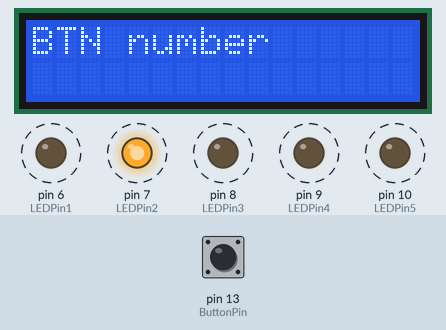
Simulated run of this sketch. Board: Arduino Uno, built with avr-gcc and run on an emulated ATmega328P. Parts: 16×2 character LCD, output pins drawn as LEDs (lit = HIGH). Dashed ring = blinking. The inputs (shaded band) are chosen by the test bench; at power-on: pin 13 (ButtonPin) HIGH.

Above: at 1.26 s.
1.3 s: pin 13 (ButtonPin) pulled LOW for 0.15 s
At 1.38 s:
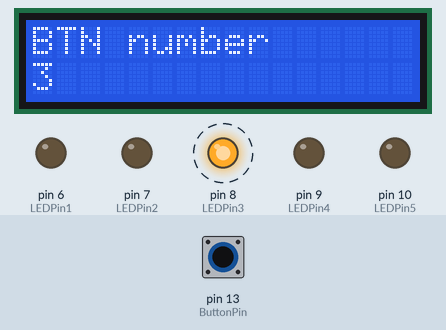
2.0 s: pin 13 (ButtonPin) pulled LOW for 1 s
At 2.17 s:
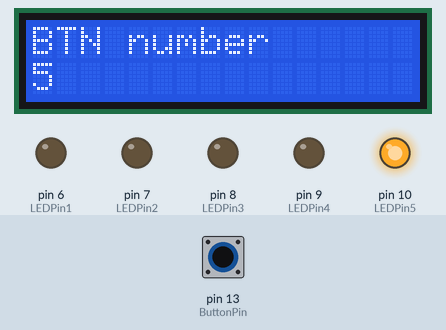
At 2.72 s:
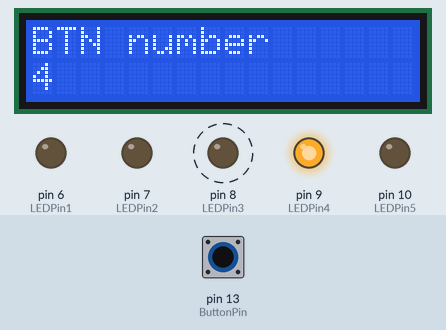
Timing chart, 0 to 9.6 s (numbered marks = the images above; inputs shaded):
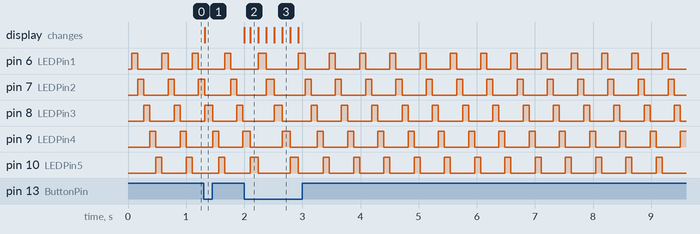

Measured:
- after the input at 1.3 s, the display: changes at once (image 1)
- after the input at 2.0 s, the display: first changes at once (image 2 shows a later state)
- by itself, pin 8 (LEDPin3): alternates HIGH for 0.10 s and LOW for 0.42 s
- by itself, pin 9 (LEDPin4): repeats every 0.60 s: HIGH 0.14 s, LOW 0.47 s

The sketch:

EX12.b.ino
```cpp
#include <LiquidCrystal.h>

const int rs = 12, en = 11, d4 = 5, d5 = 4, d6 = 3, d7 = 2;
LiquidCrystal lcd(rs, en, d4, d5, d6, d7);
int prevstate = 0;
int BTNstate = 0;
int i = 1;


int count=1;

//led pins used
int LEDPin1=6;
int LEDPin2=7;
int LEDPin3=8;
int LEDPin4=9;
int LEDPin5=10;

//button pin used
int ButtonPin=13;

void setup() {
  // set up the LCD's number of columns and rows:
  lcd.begin(16, 2);
  // Print a message to the LCD.
  lcd.print("BTN number");
  Serial.begin(115200);// enable serial monitor

  pinMode(LEDPin1, OUTPUT);//setup led pins
  pinMode(LEDPin2, OUTPUT);//setup led pins
  pinMode(LEDPin3, OUTPUT);//setup led pins
  pinMode(LEDPin4, OUTPUT);//setup led pins
  pinMode(LEDPin5, OUTPUT); //setup led pins
  pinMode(ButtonPin, INPUT_PULLUP); // setup button pin
}


void loop() {

BTNstate = !digitalRead(ButtonPin);
if(BTNstate != prevstate){
    if (BTNstate==HIGH){
      lcd.setCursor(0, 1);
      // print the number of seconds since reset:
      lcd.print((int)1+(count/100));
    }
}


if(count >= 1 && count <= 100){
          digitalWrite(LEDPin1, HIGH);
          digitalWrite(LEDPin2, LOW);
          digitalWrite(LEDPin3, LOW);
          digitalWrite(LEDPin4, LOW);
          digitalWrite(LEDPin5, LOW);
        }
if(count >= 101 && count <= 200){
          digitalWrite(LEDPin1, LOW);
          digitalWrite(LEDPin2, HIGH);
        }
if(count >= 201 && count <= 300){
          digitalWrite(LEDPin2, LOW);
          digitalWrite(LEDPin3, HIGH);
        }
if(count >= 301 && count <= 400){
          digitalWrite(LEDPin3, LOW);
          digitalWrite(LEDPin4, HIGH);
        }
if(count >= 401 && count <= 500){
          digitalWrite(LEDPin4, LOW);
          digitalWrite(LEDPin5, HIGH);
        }
count++;
delay(1);
count=count%500;

}
```
